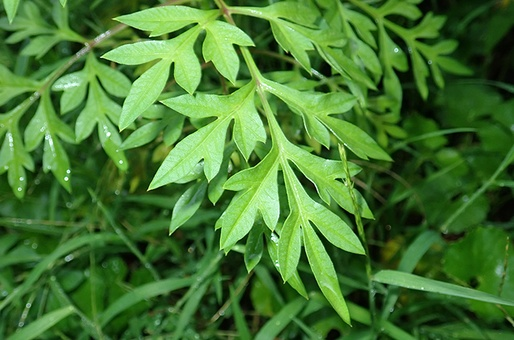
#> input picture PCD SESII 2/daun kenikir.jpg, 514 x 340 px, shrunk from 702 x 465 before the run, found by its file name
$ python blue.py
#> lines starting #> are read from the running program, lines starting #| are printed output that depends on the picture
import numpy as np
import imageio.v3 as image

paths = {
    "kenikir" : "C:\\Users\\Lenovo\\Documents\\Ayang PCD\\PCD SESII 2\\daun kenikir.jpg",
   "pepaya" : "C:\\Users\\Lenovo\\Documents\\Ayang PCD\\PCD SESII 2\\daun pepaya.jpg",
   "singkong": "C:\\Users\\Lenovo\Documents\\Ayang PCD\\PCD SESII 2\\daun singkong.jpeg"
}

for name, path in paths.items():
    # Membaca gambar
    image_source = image.imread(path)
#> image_source is the input picture: shape (340, 514, 3); mean R, G, B 70.7, 120.7, 50.2

    # Pisahkan channel warna biru
    blue_ch = image_source[:,:,2]
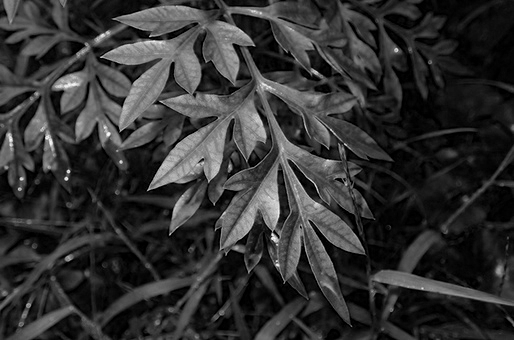
#> blue_ch: shape (340, 514); min 0, max 249, mean 50.2

    # Membuat gambar baru hanya dengan channel biru
    image_blue = np.zeros_like(image_source)
    image_blue[:,:,2] = blue_ch
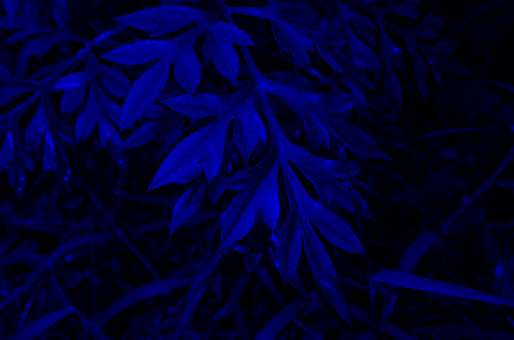
#> image_blue: shape (340, 514, 3); mean of channels 0, 1, 2 0, 0, 50.2; drawn as R, G, B

    # Simpan gambar channel biru
    output_path = f"C:\\Users\\Lenovo\\Documents\\Ayang PCD\\hasil\\{name}_blue_channel.jpeg"
    image.imwrite(output_path, image_blue)
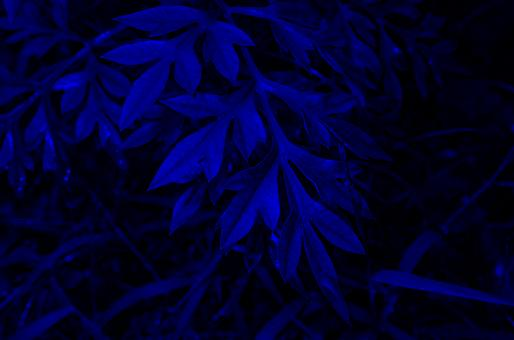
#> saved as kenikir_blue_channel.jpeg: shape (340, 514, 3); mean R, G, B 0.9, 0.7, 49.8

    print(f"Gambar Channel Biru untuk {name} selesai disimpan di {output_path}")
#> pass 2 of the loop `for name, path in paths.items():`:
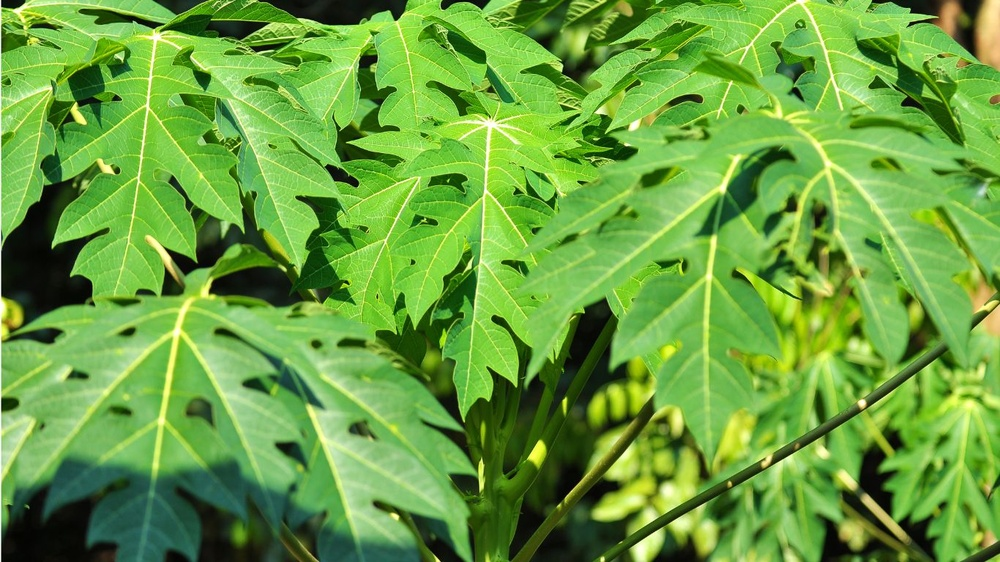
#> input picture PCD SESII 2/daun pepaya.jpg, 1000 x 562 px, shrunk from 1366 x 768 before the run, found by its file name
#> image_source is the input picture: shape (562, 1000, 3); mean R, G, B 105, 161.1, 63
#> `blue_ch = image_source[:,:,2]`:
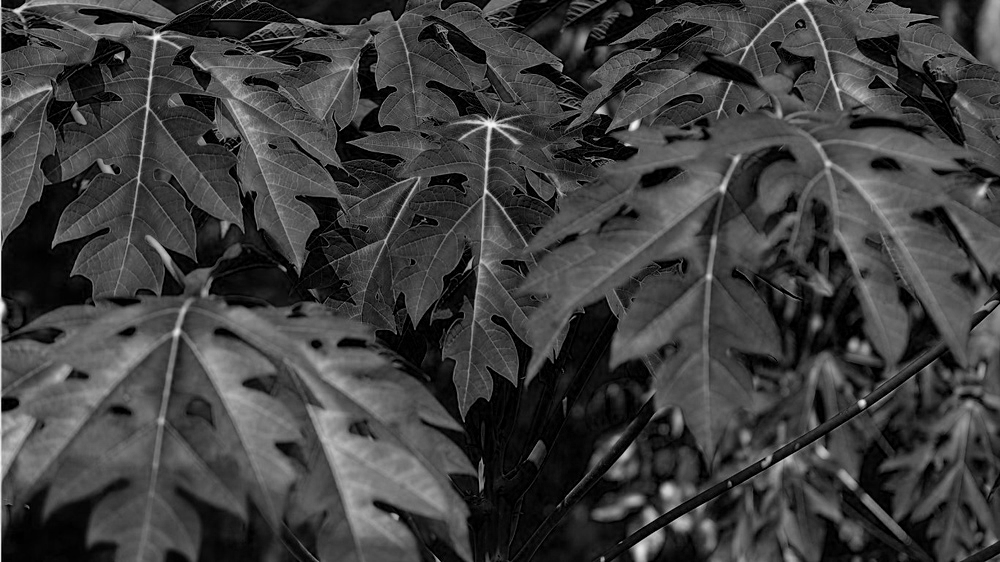
#> blue_ch: shape (562, 1000); min 0, max 250, mean 63
#> `image_blue[:,:,2] = blue_ch`:
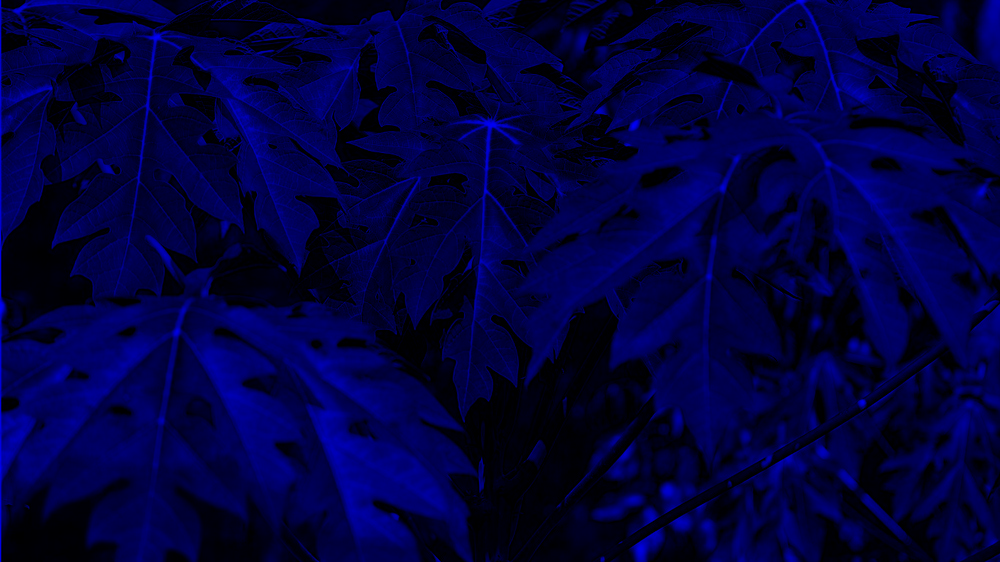
#> image_blue: shape (562, 1000, 3); mean of channels 0, 1, 2 0, 0, 63; drawn as R, G, B
#> pass 3 of the loop `for name, path in paths.items():`:
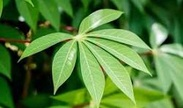
#> input picture PCD SESII 2/daun singkong.jpeg, 183 x 108 px, shrunk from 250 x 148 before the run, found by its file name
#> image_source is the input picture: shape (108, 183, 3); mean R, G, B 83.5, 126.2, 59.3
#> `blue_ch = image_source[:,:,2]`:
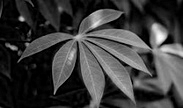
#> blue_ch: shape (108, 183); min 0, max 253, mean 59.3
#> image_blue: shape (108, 183, 3)
#> `image.imwrite(output_path, image_blue)`:
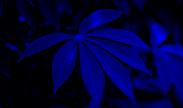
#> saved as singkong_blue_channel.jpeg: shape (108, 183, 3); mean R, G, B 1, 0.8, 58.9
